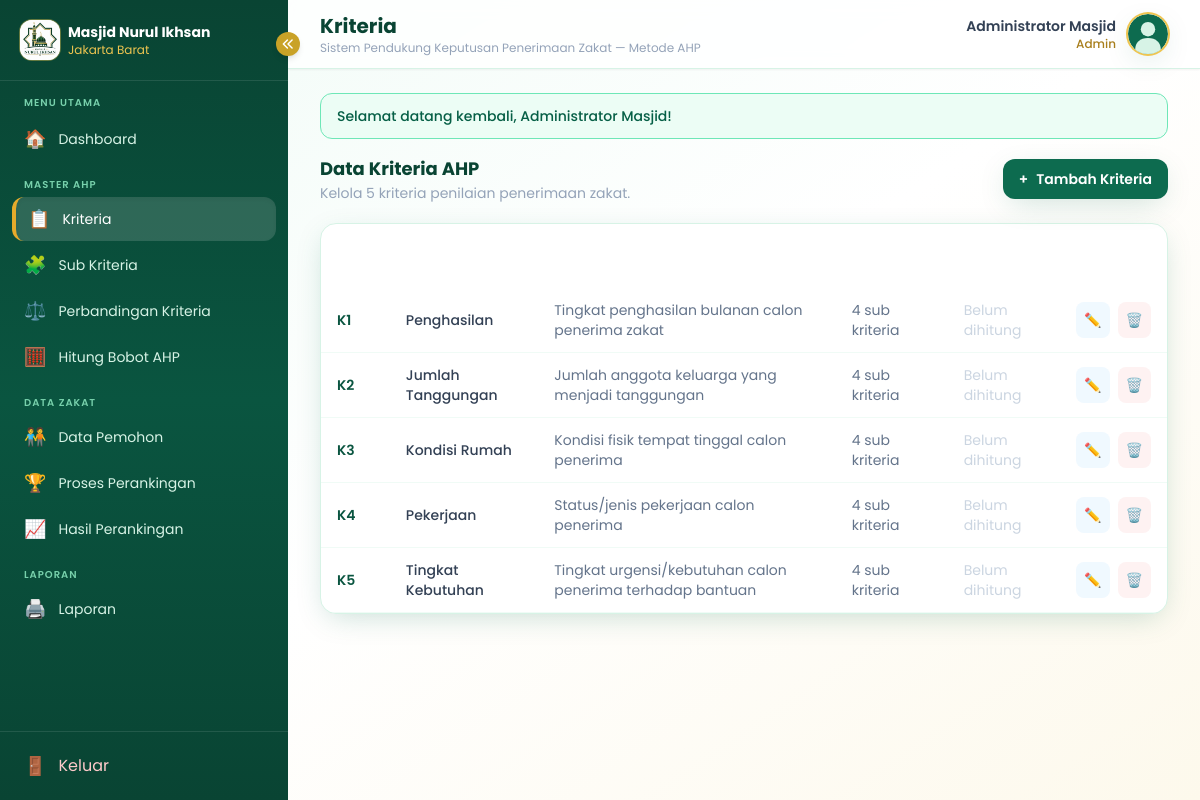
The page /kriteria/index.php (signed in) on the database its author committed.
### tables this page shows
CREATE TABLE kriteria (
    id INT AUTO_INCREMENT PRIMARY KEY,
    kode_kriteria VARCHAR(10) NOT NULL UNIQUE,
    nama_kriteria VARCHAR(100) NOT NULL,
    keterangan TEXT DEFAULT NULL,
    bobot_prioritas DECIMAL(10,5) NOT NULL DEFAULT 0,
    created_by INT DEFAULT NULL,
    created_at TIMESTAMP DEFAULT CURRENT_TIMESTAMP,
    updated_at TIMESTAMP DEFAULT CURRENT_TIMESTAMP ON UPDATE CURRENT_TIMESTAMP,
    CONSTRAINT fk_kriteria_user FOREIGN KEY (created_by) REFERENCES users(id) ON DELETE SET NULL
);

### kriteria/index.php (the view, shortened to what this page needs)
<?php
require_once __DIR__ . '/../config/database.php';
require_once __DIR__ . '/../includes/functions.php';
$daftar = $koneksi->query("SELECT k.*, (SELECT COUNT(*) FROM sub_kriteria sk WHERE sk.kriteria_id=k.id) jumlah_sub
    FROM kriteria k ORDER BY k.kode_kriteria ASC")->fetchAll();
require_once __DIR__ . '/../includes/header.php';
?>
<div class="flex items-center justify-between mb-5">
  <div>
    <h2 class="text-lg font-bold text-masjid-800">Data Kriteria AHP</h2>
    <p class="text-sm text-slate-400">Kelola 5 kriteria penilaian penerimaan zakat.</p>
  </div>
  <button onclick="bukaModalTambah()" class="bg-masjid-600 hover:bg-masjid-700 text-white font-semibold text-sm px-4 py-2.5 rounded-xl shadow-soft flex items-center gap-2">
    <span>+</span> Tambah Kriteria
  </button>
</div>
<div class="bg-white rounded-2xl shadow-soft border border-masjid-100 overflow-hidden fade-in">
  <div class="overflow-x-auto">
    <table class="w-full text-sm">
      <thead class="tabel-modern">
        <tr class="text-left text-white">
          <th class="py-3 px-4">Kode</th>
          <th class="py-3 px-4">Nama Kriteria</th>
          <th class="py-3 px-4">Keterangan</th>
          <th class="py-3 px-4">Jml Sub Kriteria</th>
          <th class="py-3 px-4">Bobot Prioritas</th>
          <th class="py-3 px-4 text-center">Aksi</th>
        </tr>
      </thead>
      <tbody>
        <?php foreach ($daftar as $k): ?>
          <tr class="border-b border-masjid-50 hover:bg-masjid-50/40">
            <td class="py-3 px-4 font-semibold text-masjid-700"><?= bersihkan($k['kode_kriteria']) ?></td>
            <td class="py-3 px-4 font-medium text-slate-700"><?= bersihkan($k['nama_kriteria']) ?></td>
            <td class="py-3 px-4 text-slate-500"><?= bersihkan($k['keterangan']) ?></td>
            <td class="py-3 px-4 text-slate-500"><?= $k['jumlah_sub'] ?> sub kriteria</td>
            <td class="py-3 px-4 text-slate-600"><?= $k['bobot_prioritas'] > 0 ? formatBobot($k['bobot_prioritas']*100,2) . '%' : '<span class="text-slate-300">Belum dihitung</span>' ?></td>
            <td class="py-3 px-4">
              <div class="flex items-center justify-center gap-2">
                <button title="Ubah" onclick='bukaModalEdit(<?= json_encode($k, JSON_HEX_APOS|JSON_HEX_QUOT) ?>)' class="p-2 rounded-lg bg-sky-50 text-sky-600 hover:bg-sky-100">✏️</button>
                <form method="POST" onsubmit="return confirm('Hapus kriteria \'<?= bersihkan($k['nama_kriteria']) ?>\'? Sub kriteria terkait juga akan terhapus.');">
                  <button title="Hapus" class="p-2 rounded-lg bg-red-50 text-red-600 hover:bg-red-100">🗑️</button>
                </form>
              </div>
            </td>
          </tr>
        <?php endforeach; ?>
      </tbody>
    </table>
  </div>
</div>
<?php require_once __DIR__ . '/../includes/footer.php'; ?>

### assets/css/style.css (style rules this page uses)
body { background-image: radial-gradient(circle at 10% 10%, rgba(13,107,79,0.05) 0, transparent 40%), radial-gradient(circle at 90% 20%, rgba(201,162,39,0.08) 0, transparent 40%); }
.fade-in { animation: fadeIn .35s ease; }

### rows shown on the page
kriteria: kode_kriteria "K1", nama_kriteria "Penghasilan", keterangan "Tingkat penghasilan bulanan calon penerima zakat", jumlah_sub "4", bobot_prioritas "Belum dihitung"
kriteria: kode_kriteria "K2", nama_kriteria "Jumlah Tanggungan", keterangan "Jumlah anggota keluarga yang menjadi tanggungan", jumlah_sub "4", bobot_prioritas "Belum dihitung"
kriteria: kode_kriteria "K3", nama_kriteria "Kondisi Rumah", keterangan "Kondisi fisik tempat tinggal calon penerima", jumlah_sub "4", bobot_prioritas "Belum dihitung"
kriteria: kode_kriteria "K4", nama_kriteria "Pekerjaan", keterangan "Status/jenis pekerjaan calon penerima", jumlah_sub "4", bobot_prioritas "Belum dihitung"
kriteria: kode_kriteria "K5", nama_kriteria "Tingkat Kebutuhan", keterangan "Tingkat urgensi/kebutuhan calon penerima terhadap bantuan", jumlah_sub "4", bobot_prioritas "Belum dihitung"

### other values the page prints
bersihkan($judulHalaman) "Kriteria"
bersihkan($_SESSION['nama_lengkap']) "Administrator Masjid"
bersihkan($_SESSION['role']) "Admin"
$pesan "Selamat datang kembali, Administrator Masjid!"
